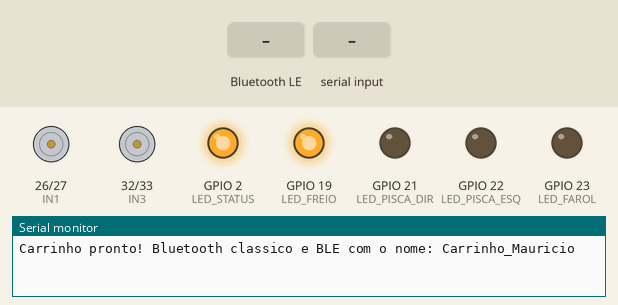
Bench run of a sketch on a simulated ESP32. Parts: motor-driver pin pairs drawn as motors (green arrow = first pin HIGH = forward, orange = second pin HIGH = backward, longer = more drive, scaled by the enable pin), output pins drawn as LEDs (lit = HIGH), the last lines printed to the serial monitor. Dashed ring = blinking. The inputs (shaded band) are chosen by the test bench. Nothing arrives over Bluetooth unless stated; a phone connects over Bluetooth LE 3 s after start.

Above: at 1.2 s.
1.3 s: Bluetooth LE write "L" received
At 1.5 s:
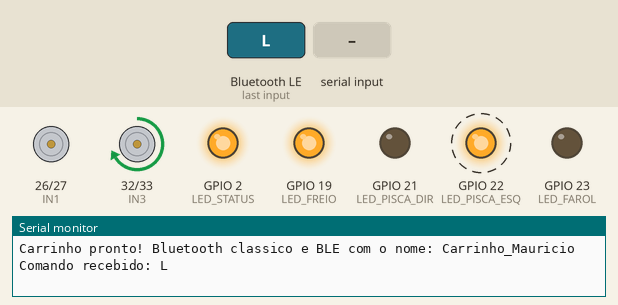
4.3 s: "R" received over the second serial link
At 4.5 s:
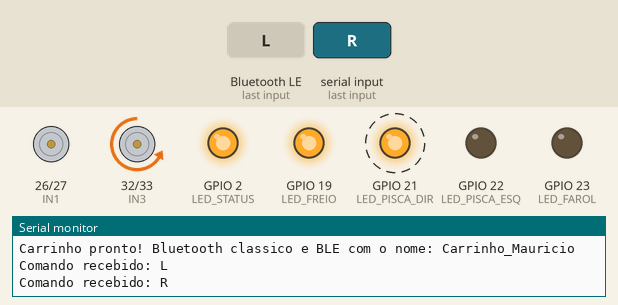
7.3 s: Bluetooth LE write "F" received
At 7.7 s:
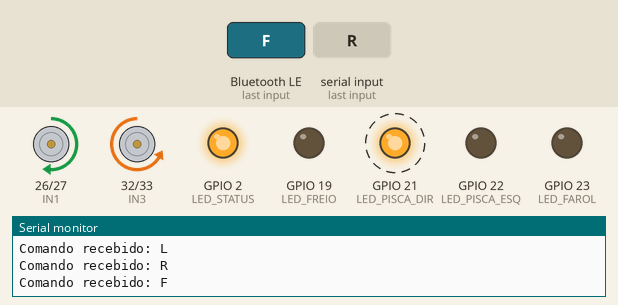
10.3 s: "B" received over the second serial link
At 10.9 s:
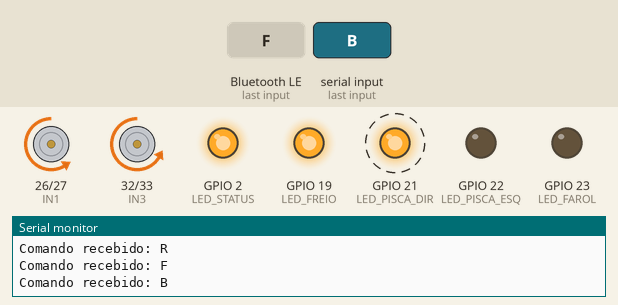
13.3 s: Bluetooth LE write "S" received
At 14.1 s:
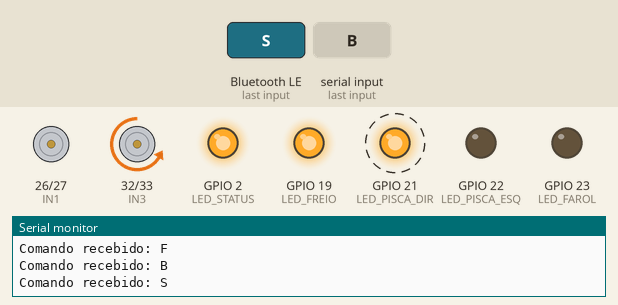
16.3 s: "C" received over the second serial link
At 17.6 s:
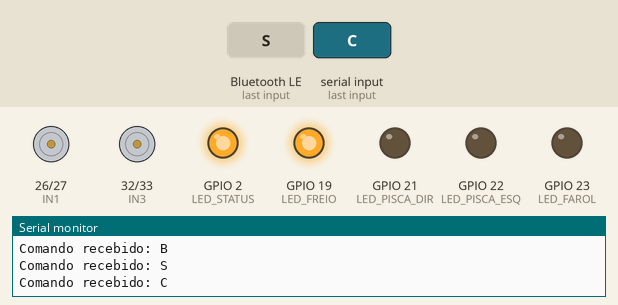
Timing chart, 0 to 18.8 s (numbered marks = the images above; inputs shaded):
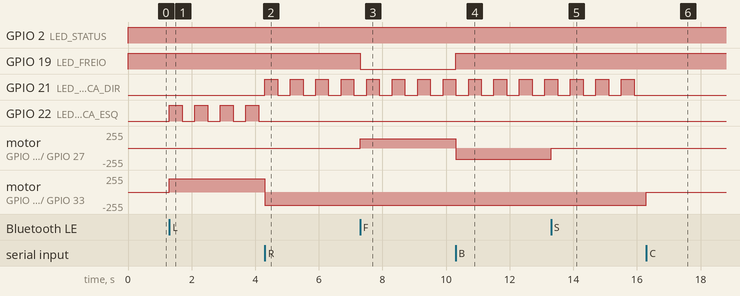

Measured:
- after the input at 1.3 s, GPIO 22 (LED_PISCA_ESQ): alternates HIGH for 0.40 s and LOW for 0.40 s, starting at once; motor on GPIO 32 (IN3) / GPIO 33 (IN4): stopped → forward 200/255 at once
- after the input at 4.3 s, GPIO 21 (LED_PISCA_DIR): alternates HIGH for 0.40 s and LOW for 0.40 s, starting at once; GPIO 22 (LED_PISCA_ESQ): stops changing and stays LOW; motor on GPIO 32 (IN3) / GPIO 33 (IN4): forward 200/255 → backward 200/255 at once
- after the input at 7.3 s, GPIO 19 (LED_FREIO): HIGH → LOW at once; motor on GPIO 26 (IN1) / GPIO 27 (IN2): stopped → forward 140/255 at once
- after the input at 10.3 s, GPIO 19 (LED_FREIO): LOW → HIGH at once; motor on GPIO 26 (IN1) / GPIO 27 (IN2): forward 140/255 → backward 170/255 at once
- after the input at 13.3 s, motor on GPIO 26 (IN1) / GPIO 27 (IN2): backward 170/255 → stopped at once
- after the input at 16.3 s, GPIO 21 (LED_PISCA_DIR): stops changing and stays LOW; motor on GPIO 32 (IN3) / GPIO 33 (IN4): backward 200/255 → stopped at once

The sketch:

carrinho_web.ino
```cpp
/*
  ==================================================================
  CARRINHO DE CONTROLE REMOTO VIA BLUETOOTH - ESP32
  >>> VERSAO "WEB": Bluetooth CLASSICO + BLE AO MESMO TEMPO <<<
  Autores: Mauricio Gedrat e Matheus Bizarro
  ==================================================================
  - BLE (Bluetooth Low Energy): usado pelo SITE em Next.js
    (Web Bluetooth, no Chrome/Edge do Android e do PC).
  - Bluetooth CLASSICO: continua funcionando com o app do
    MIT App Inventor (CarrinhoBT).
  Os dois recebem AS MESMAS LETRAS e controlam o carrinho igual.

  Placa: DOIT ESP32 DEVKIT V1
  IMPORTANTE: Tools -> Partition Scheme -> "Huge APP (3MB No OTA/1MB SPIFFS)"
              (classico + BLE juntos ocupam bastante memoria)

  Driver: modulo L298N (ponte H dupla)
     - Canal A (ENA, IN1, IN2): motor de TRACAO (traseiro)
     - Canal B (ENB, IN3, IN4): motor de DIRECAO (dianteiro)

  COMANDOS (1 caractere cada):
     F = frente         B = re            S = parar
     L = esquerda       R = direita       C = direcao ao centro
     1, 2, 3 = velocidade da frente
     H = liga farol     h = desliga farol

  SERVICO BLE (padrao "Nordic UART", usado por muitos apps):
     Servico : 6e400001-b5a3-f393-e0a9-e50e24dcca9e
     RX      : 6e400002-...  (o site ESCREVE as letras aqui)
     TX      : 6e400003-...  (o ESP32 AVISA o estado aqui - notify)
  Estado enviado no TX (4 letras): [movimento][velocidade][direcao][farol]
     ex.: "F2C1" = frente, velocidade 2, direcao no centro, farol ligado
  ==================================================================
*/

#include "BluetoothSerial.h"
#include <BLEDevice.h>
#include <BLEServer.h>
#include <BLEUtils.h>
#include <BLE2902.h>

#if !defined(CONFIG_BT_ENABLED) || !defined(CONFIG_BLUEDROID_ENABLED)
#error "Bluetooth nao habilitado! Selecione a placa DOIT ESP32 DEVKIT V1."
#endif

BluetoothSerial SerialBT;
const char* NOME_BT = "Carrinho_Mauricio";   // no 2o carrinho: "Carrinho_Leonardo"

// UUIDs do servico BLE "Nordic UART"
#define UUID_SERVICO "6e400001-b5a3-f393-e0a9-e50e24dcca9e"
#define UUID_RX      "6e400002-b5a3-f393-e0a9-e50e24dcca9e"
#define UUID_TX      "6e400003-b5a3-f393-e0a9-e50e24dcca9e"

// ======================= PINOS =======================
const int ENA = 25;   // PWM tracao
const int IN1 = 26;
const int IN2 = 27;
const int ENB = 14;   // PWM direcao
const int IN3 = 32;
const int IN4 = 33;

const int LED_FAROL     = 23;
const int LED_PISCA_ESQ = 22;
const int LED_PISCA_DIR = 21;
const int LED_FREIO     = 19;
const int LED_STATUS    = 2;   // LED azul: aceso = algum celular/site conectado

// ======================= AJUSTES =======================
// Se o motor for de 3 V ou 4,5 V, diminua (duty_max = V_motor / 7 V x 255)
const int VEL_FRENTE[3] = {140, 190, 255};
const int VEL_RE        = 170;
const int VEL_DIRECAO   = 200;
const unsigned long TEMPO_PISCA = 400;   // ms

// ======================= ESTADO =======================
enum Movimento { PARADO, FRENTE, RE };
Movimento movimento = PARADO;
char direcao = 'C';
int  marcha  = 0;
bool farolLigado = false;

bool piscaAceso = false;
unsigned long ultimoPisca = 0;
bool estavaConectado = false;

// ======================= BLE =======================
BLECharacteristic* caracTX = nullptr;
volatile bool bleConectado = false;
volatile bool precisaAnunciar = false;

// Fila simples: o BLE recebe as letras "em paralelo" e o loop() trata.
const int TAM_FILA = 64;
volatile char fila[TAM_FILA];
volatile int filaIni = 0, filaFim = 0;

void colocarNaFila(char c) {
  int prox = (filaFim + 1) % TAM_FILA;
  if (prox != filaIni) {          // se a fila encher, descarta
    fila[filaFim] = c;
    filaFim = prox;
  }
}

bool tirarDaFila(char &c) {
  if (filaIni == filaFim) return false;
  c = fila[filaIni];
  filaIni = (filaIni + 1) % TAM_FILA;
  return true;
}

// Chamado quando o site ESCREVE no RX
class RecebeCallbacks : public BLECharacteristicCallbacks {
  void onWrite(BLECharacteristic* c) override {
    auto valor = c->getValue();   // String (core 3.x) ou std::string (core 2.x)
    for (size_t i = 0; i < valor.length(); i++) colocarNaFila(valor[i]);
  }
};

// Chamado quando o site conecta / desconecta
class ServidorCallbacks : public BLEServerCallbacks {
  void onConnect(BLEServer* s) override { bleConectado = true; }
  void onDisconnect(BLEServer* s) override {
    bleConectado = false;
    precisaAnunciar = true;       // volta a aparecer para o proximo conectar
  }
};

void iniciarBLE() {
  BLEDevice::init(NOME_BT);
  BLEServer* servidor = BLEDevice::createServer();
  servidor->setCallbacks(new ServidorCallbacks());

  BLEService* servico = servidor->createService(UUID_SERVICO);

  caracTX = servico->createCharacteristic(UUID_TX, BLECharacteristic::PROPERTY_NOTIFY);
  caracTX->addDescriptor(new BLE2902());

  BLECharacteristic* caracRX = servico->createCharacteristic(
      UUID_RX, BLECharacteristic::PROPERTY_WRITE | BLECharacteristic::PROPERTY_WRITE_NR);
  caracRX->setCallbacks(new RecebeCallbacks());

  servico->start();

  BLEAdvertising* anuncio = BLEDevice::getAdvertising();
  anuncio->addServiceUUID(UUID_SERVICO);
  anuncio->setScanResponse(true);
  BLEDevice::startAdvertising();
}

// Avisa o site o estado atual (4 letras)
void enviarEstadoBLE() {
  if (!bleConectado || caracTX == nullptr) return;
  char estado[5];
  estado[0] = (movimento == FRENTE) ? 'F' : (movimento == RE ? 'B' : 'S');
  estado[1] = '1' + marcha;
  estado[2] = direcao;
  estado[3] = farolLigado ? '1' : '0';
  estado[4] = '\0';
  caracTX->setValue((uint8_t*)estado, 4);
  caracTX->notify();
}

// ==================================================================
//  MOTOR DE TRACAO
//    IN1  IN2  ENA        Resultado
//    HIGH LOW  PWM   ->   frente
//    LOW  HIGH PWM   ->   re
//    LOW  LOW  HIGH  ->   freio
// ==================================================================
void aplicarTracao() {
  switch (movimento) {
    case FRENTE:
      digitalWrite(IN1, HIGH); digitalWrite(IN2, LOW);
      analogWrite(ENA, VEL_FRENTE[marcha]);
      break;
    case RE:
      digitalWrite(IN1, LOW);  digitalWrite(IN2, HIGH);
      analogWrite(ENA, VEL_RE);
      break;
    case PARADO:
    default:
      digitalWrite(IN1, LOW);  digitalWrite(IN2, LOW);
      analogWrite(ENA, 255);   // freio
      break;
  }
}

// ==================================================================
//  MOTOR DE DIRECAO (no centro fica solto: a mola centraliza)
// ==================================================================
void aplicarDirecao() {
  if (direcao == 'L') {
    digitalWrite(IN3, HIGH); digitalWrite(IN4, LOW);
    analogWrite(ENB, VEL_DIRECAO);
  } else if (direcao == 'R') {
    digitalWrite(IN3, LOW);  digitalWrite(IN4, HIGH);
    analogWrite(ENB, VEL_DIRECAO);
  } else {
    digitalWrite(IN3, LOW);  digitalWrite(IN4, LOW);
    analogWrite(ENB, 0);
  }
}

// ==================================================================
//  LUZES (pisca com millis, sem delay)
// ==================================================================
void atualizarLuzes() {
  digitalWrite(LED_FREIO, movimento != FRENTE ? HIGH : LOW);
  if (direcao == 'L' || direcao == 'R') {
    if (millis() - ultimoPisca >= TEMPO_PISCA) {
      ultimoPisca = millis();
      piscaAceso = !piscaAceso;
    }
    digitalWrite(LED_PISCA_ESQ, (direcao == 'L' && piscaAceso) ? HIGH : LOW);
    digitalWrite(LED_PISCA_DIR, (direcao == 'R' && piscaAceso) ? HIGH : LOW);
  } else {
    piscaAceso = false;
    digitalWrite(LED_PISCA_ESQ, LOW);
    digitalWrite(LED_PISCA_DIR, LOW);
  }
}

// ==================================================================
//  INTERPRETA O COMANDO (vale para classico e BLE)
// ==================================================================
void tratarComando(char cmd) {
  switch (cmd) {
    case 'F': movimento = FRENTE; break;
    case 'B': movimento = RE;     break;
    case 'S': movimento = PARADO; break;

    case 'L': if (direcao != 'L') ultimoPisca = 0; direcao = 'L'; break;
    case 'R': if (direcao != 'R') ultimoPisca = 0; direcao = 'R'; break;
    case 'C': direcao = 'C'; break;

    case '1': marcha = 0; break;
    case '2': marcha = 1; break;
    case '3': marcha = 2; break;

    case 'H': farolLigado = true;  digitalWrite(LED_FAROL, HIGH); break;
    case 'h': farolLigado = false; digitalWrite(LED_FAROL, LOW);  break;

    case '?': break;          // o site pede o estado atual (so responde)
    default: return;          // ignora qualquer outra coisa (\n, espaco...)
  }

  aplicarTracao();
  aplicarDirecao();
  enviarEstadoBLE();

  Serial.print("Comando recebido: ");
  Serial.println(cmd);
}

void pararTudo() {
  movimento = PARADO;
  direcao = 'C';
  aplicarTracao();
  aplicarDirecao();
}

// ==================================================================
//  SETUP
// ==================================================================
void setup() {
  Serial.begin(115200);

  int saidas[] = {ENA, IN1, IN2, ENB, IN3, IN4,
                  LED_FAROL, LED_PISCA_ESQ, LED_PISCA_DIR, LED_FREIO, LED_STATUS};
  for (int pino : saidas) {
    pinMode(pino, OUTPUT);
    digitalWrite(pino, LOW);
  }
  pararTudo();

  iniciarBLE();               // primeiro o BLE (site)...
  SerialBT.begin(NOME_BT);    // ...depois o classico (app do App Inventor)

  Serial.print("Carrinho pronto! Bluetooth classico e BLE com o nome: ");
  Serial.println(NOME_BT);
}

// ==================================================================
//  LOOP
// ==================================================================
void loop() {
  // 1) Comandos do Bluetooth classico (app App Inventor)
  while (SerialBT.available()) {
    tratarComando((char)SerialBT.read());
  }

  // 2) Comandos do BLE (site)
  char c;
  while (tirarDaFila(c)) {
    tratarComando(c);
  }

  // 3) Volta a anunciar o BLE depois que o site desconecta
  if (precisaAnunciar) {
    precisaAnunciar = false;
    delay(100);
    BLEDevice::startAdvertising();
  }

  // 4) Seguranca: se TODOS desconectarem, o carrinho para sozinho
  bool conectado = SerialBT.hasClient() || bleConectado;
  if (estavaConectado && !conectado) {
    pararTudo();
    Serial.println("Desconectou -> carrinho parado");
  }
  estavaConectado = conectado;
  digitalWrite(LED_STATUS, conectado ? HIGH : LOW);

  // 5) Luzes
  atualizarLuzes();
}
```
